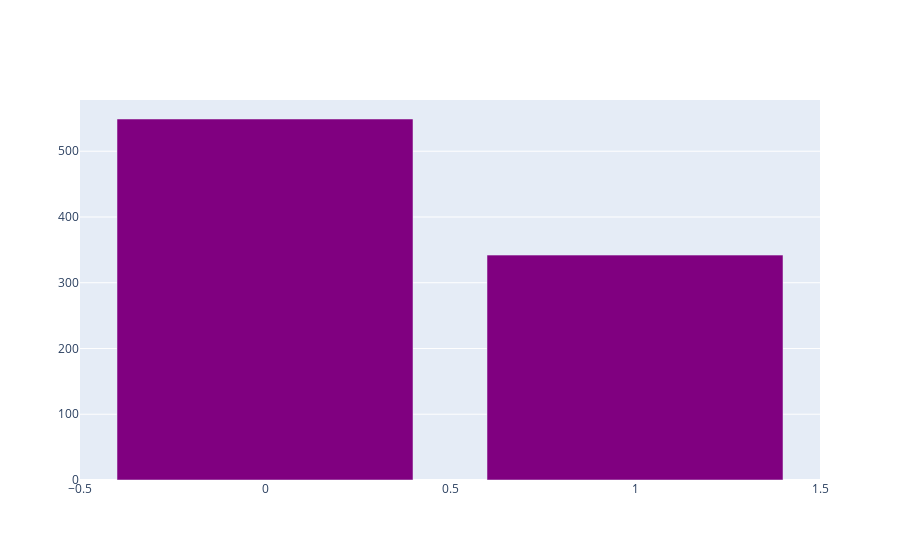

Notebook code cell kept with this figure:
### Code cell
grafico_exemplo(cor="purple")

### Figure 1 — Plotly figure (JSON) as saved in the notebook; plotly's stock layout.template omitted (floating-point values rounded to 4 significant figures; data arrays with more than 128 entries replaced by an {"elided": "..."} marker saying what was removed)
{"data": [{"marker": {"color": "purple"}, "type": "bar", "x": {"elided": "891 int values"}, "y": [549, 342]}], "layout": {}}
